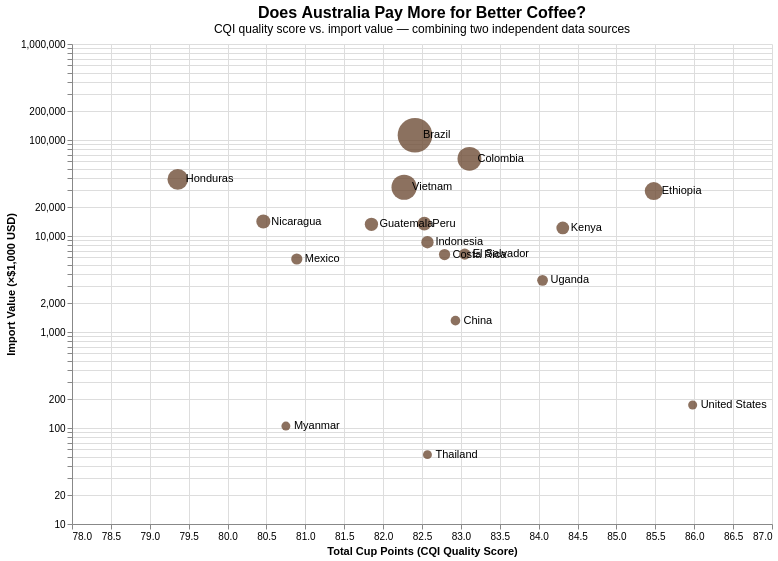

Write the Vega-Lite specification saved for this chart.
### Vega-Lite specification from a JSON file in a GitHub repository (floating-point values rounded to 4 significant figures)
{"$schema": "https://vega.github.io/schema/vega-lite/v5.json", "title": {"text": "Does Australia Pay More for Better Coffee?", "subtitle": "CQI quality score vs. import value — combining two independent data sources", "fontSize": 16, "subtitleFontSize": 12}, "width": 700, "height": 480, "data": {"values": [{"country": "United States", "import_country": "United States", "aroma": 7.89, "flavor": 8.14, "aftertaste": 7.99, "acidity": 8.06, "body": 7.94, "balance": 7.95, "total_score": 85.98, "samples": 8, "import_value": 173.4, "import_qty": 28845, "import_value_million": 0.17}, {"country": "Ethiopia", "import_country": "Ethiopia(excludes Eritrea)", "aroma": 7.9, "flavor": 8.01, "aftertaste": 7.89, "acidity": 8.04, "body": 7.92, "balance": 7.97, "total_score": 85.48, "samples": 44, "import_value": 29360.0, "import_qty": 5496150, "import_value_million": 29.36}, {"country": "Kenya", "import_country": "Kenya", "aroma": 7.79, "flavor": 7.78, "aftertaste": 7.71, "acidity": 7.87, "body": 7.73, "balance": 7.8, "total_score": 84.31, "samples": 25, "import_value": 12140.0, "import_qty": 1879230, "import_value_million": 12.14}, {"country": "Uganda", "import_country": "Uganda", "aroma": 7.9, "flavor": 7.75, "aftertaste": 7.6, "acidity": 7.71, "body": 7.69, "balance": 7.66, "total_score": 84.05, "samples": 26, "import_value": 3452.0, "import_qty": 818690, "import_value_million": 3.45}, {"country": "Colombia", "import_country": "Colombia", "aroma": 7.65, "flavor": 7.6, "aftertaste": 7.52, "acidity": 7.56, "body": 7.61, "balance": 7.71, "total_score": 83.11, "samples": 183, "import_value": 63680.0, "import_qty": 10989600, "import_value_million": 63.68}, {"country": "El Salvador", "import_country": "El Salvador", "aroma": 7.67, "flavor": 7.65, "aftertaste": 7.57, "acidity": 7.59, "body": 7.61, "balance": 7.71, "total_score": 83.05, "samples": 21, "import_value": 6475.0, "import_qty": 1050040, "import_value_million": 6.47}, {"country": "China", "import_country": "China", "aroma": 7.64, "flavor": 7.63, "aftertaste": 7.48, "acidity": 7.58, "body": 7.57, "balance": 7.55, "total_score": 82.93, "samples": 16, "import_value": 1313.0, "import_qty": 282942, "import_value_million": 1.31}, {"country": "Costa Rica", "import_country": "Costa Rica", "aroma": 7.67, "flavor": 7.54, "aftertaste": 7.53, "acidity": 7.57, "body": 7.54, "balance": 7.64, "total_score": 82.79, "samples": 51, "import_value": 6411.0, "import_qty": 1025930, "import_value_million": 6.41}, {"country": "Indonesia", "import_country": "Indonesia", "aroma": 7.65, "flavor": 7.57, "aftertaste": 7.42, "acidity": 7.49, "body": 7.63, "balance": 7.52, "total_score": 82.57, "samples": 20, "import_value": 8618.0, "import_qty": 1631970, "import_value_million": 8.62}, {"country": "Thailand", "import_country": "Thailand", "aroma": 7.48, "flavor": 7.53, "aftertaste": 7.47, "acidity": 7.6, "body": 7.55, "balance": 7.52, "total_score": 82.57, "samples": 32, "import_value": 52.79, "import_qty": 4657, "import_value_million": 0.05}, {"country": "Peru", "import_country": "Peru", "aroma": 7.69, "flavor": 7.66, "aftertaste": 7.54, "acidity": 7.7, "body": 7.8, "balance": 7.67, "total_score": 82.53, "samples": 10, "import_value": 13480.0, "import_qty": 2394050, "import_value_million": 13.48}, {"country": "Brazil", "import_country": "Brazil", "aroma": 7.55, "flavor": 7.57, "aftertaste": 7.44, "acidity": 7.51, "body": 7.54, "balance": 7.53, "total_score": 82.41, "samples": 132, "import_value": 112100.0, "import_qty": 25092500, "import_value_million": 112.1}, {"country": "Vietnam", "import_country": "Vietnam", "aroma": 7.48, "flavor": 7.48, "aftertaste": 7.3, "acidity": 7.44, "body": 7.63, "balance": 7.55, "total_score": 82.27, "samples": 7, "import_value": 32200.0, "import_qty": 12459700, "import_value_million": 32.2}, {"country": "Guatemala", "import_country": "Guatemala", "aroma": 7.54, "flavor": 7.49, "aftertaste": 7.27, "acidity": 7.6, "body": 7.48, "balance": 7.47, "total_score": 81.85, "samples": 181, "import_value": 13250.0, "import_qty": 2164530, "import_value_million": 13.25}, {"country": "Mexico", "import_country": "Mexico", "aroma": 7.46, "flavor": 7.38, "aftertaste": 7.23, "acidity": 7.43, "body": 7.38, "balance": 7.33, "total_score": 80.89, "samples": 236, "import_value": 5759.0, "import_qty": 1017500, "import_value_million": 5.76}, {"country": "Myanmar", "import_country": "Myanmar", "aroma": 7.3, "flavor": 7.33, "aftertaste": 7.12, "acidity": 7.41, "body": 7.27, "balance": 7.13, "total_score": 80.75, "samples": 8, "import_value": 104.7, "import_qty": 11210, "import_value_million": 0.1}, {"country": "Nicaragua", "import_country": "Nicaragua", "aroma": 7.33, "flavor": 7.32, "aftertaste": 7.2, "acidity": 7.27, "body": 7.4, "balance": 7.28, "total_score": 80.46, "samples": 26, "import_value": 14130.0, "import_qty": 2624580, "import_value_million": 14.13}, {"country": "Honduras", "import_country": "Honduras", "aroma": 7.29, "flavor": 7.23, "aftertaste": 7.06, "acidity": 7.23, "body": 7.24, "balance": 7.16, "total_score": 79.36, "samples": 53, "import_value": 38890.0, "import_qty": 7684420, "import_value_million": 38.89}]}, "layer": [{"mark": {"type": "circle", "opacity": 0.8}, "encoding": {"x": {"field": "total_score", "type": "quantitative", "title": "Total Cup Points (CQI Quality Score)", "scale": {"domain": [78, 87]}}, "y": {"field": "import_value", "type": "quantitative", "title": "Import Value (×$1,000 USD)", "scale": {"type": "log"}, "axis": {"format": ",.0f"}}, "size": {"field": "import_qty", "type": "quantitative", "title": "Import Quantity (kg)", "scale": {"range": [80, 1200]}, "legend": null}, "color": {"value": "#6F4E37"}, "tooltip": [{"field": "country", "type": "nominal", "title": "Country"}, {"field": "total_score", "type": "quantitative", "title": "Quality Score", "format": ".1f"}, {"field": "import_value", "type": "quantitative", "title": "Import Value ($1,000)", "format": ",.0f"}, {"field": "import_qty", "type": "quantitative", "title": "Quantity (kg)", "format": ",.0f"}, {"field": "samples", "type": "quantitative", "title": "CQI Samples"}]}}, {"mark": {"type": "text", "align": "left", "dx": 8, "fontSize": 11}, "encoding": {"x": {"field": "total_score", "type": "quantitative"}, "y": {"field": "import_value", "type": "quantitative"}, "text": {"field": "country", "type": "nominal"}}}], "config": {"view": {"stroke": null}}}
